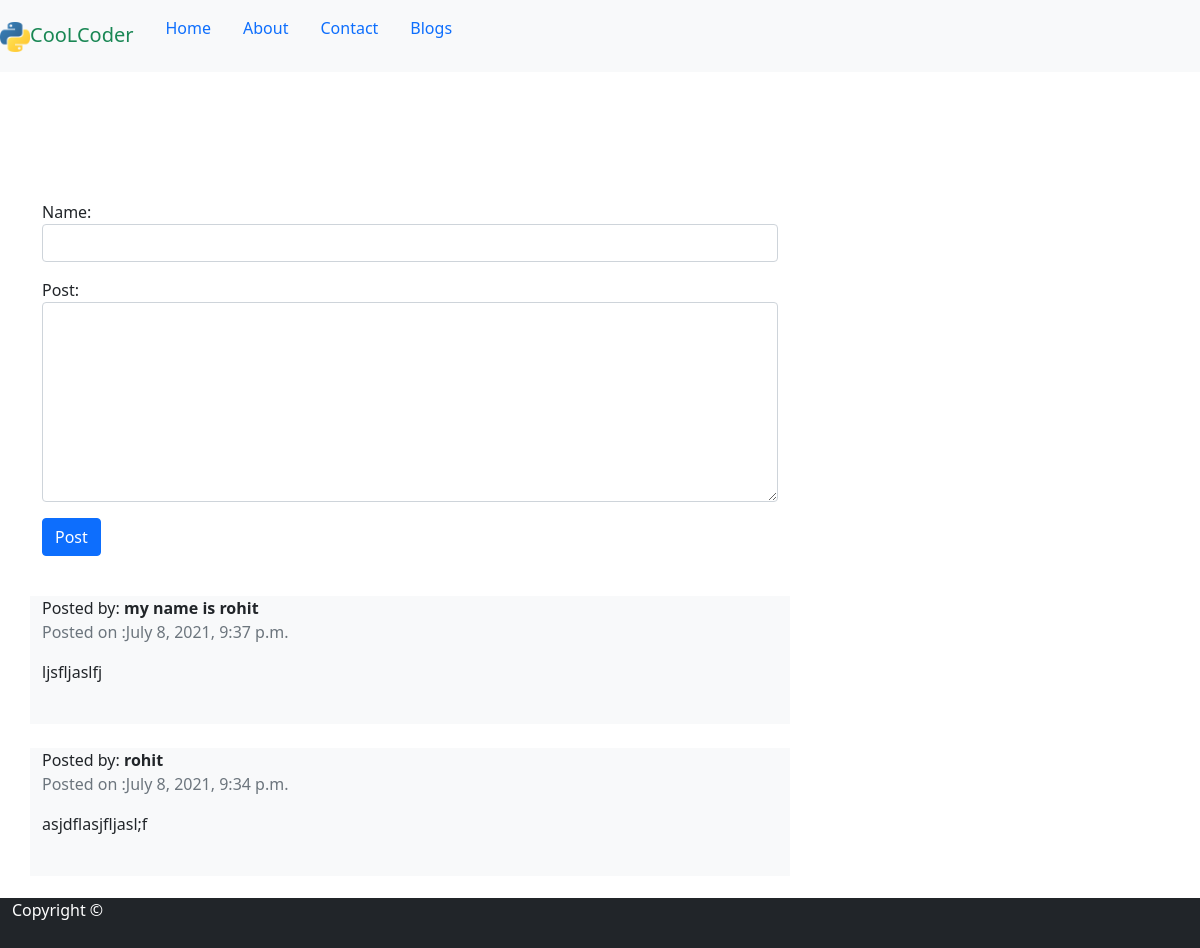
/blogs/, run on an earlier commit of the app's database.
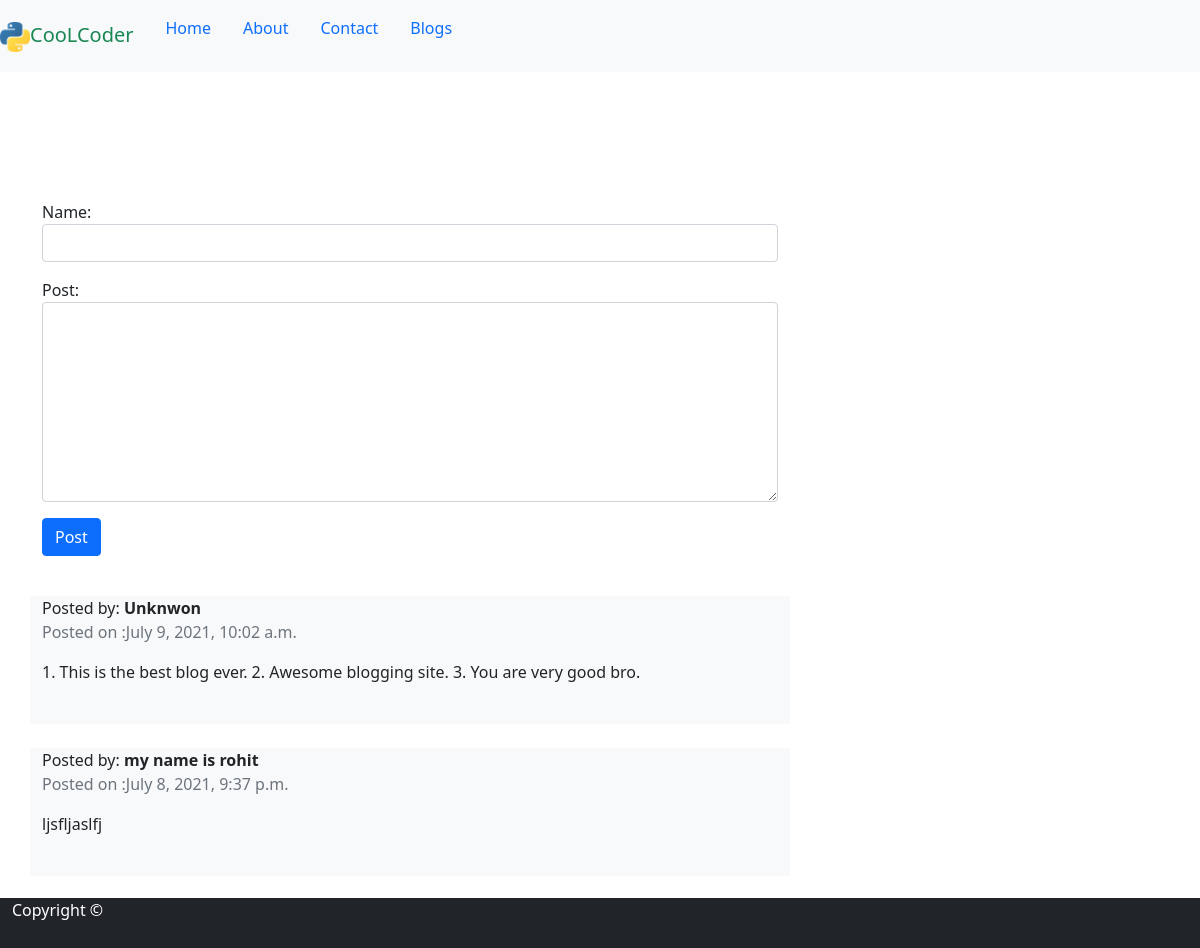
And on a later commit of the database.
### blog_app/models.py (models this page shows, shortened)
class ShowData(models.Model):
    name=models.CharField(max_length=100)
    post=models.TextField()
    date=models.DateTimeField(auto_now_add=True)
    class Meta:
        ordering=['-date']

### blog_app/views.py (the view)
# urls.py: path('',views.blog,name='blog'),
def blog(request):
    fm=ShowDataForm()
    if request.method=='POST':
        fm=ShowDataForm(request.POST)
        if fm.is_valid():
            fm.save()
            return redirect('blog')
    else:
        data=ShowData.objects.all()[:2]
        return render(request, 'blog_app/blog.html',{'fm':fm,'data':data})

### blog_app/forms.py
class ShowDataForm(forms.ModelForm):
    class Meta:
        model=ShowData
        fields="__all__"
        widgets = {'name':forms.TextInput(attrs={'class':'form-control'}),'post': forms.Textarea(attrs={'class':'form-control','style':'height:200px;'})}

### templates/blog_app/blog.html (shortened to what this page needs)
{%extends 'base.html'%}
{%block body%}
    <div class='container'>
        <div class='row'>
            <div class='col-md-8'>
                <form method='post'>
                    {{fm.as_p}}
                    <input type='submit' value='Post' class='btn btn-primary'>
                </form>
            </div>
        </div>
    </div>
<br>
<div class='container'>
    {%for data in data%}
            <div class='row'>
                <div class='col-md-8 bg-light'>
                Posted by: <strong>{{data.name}}</strong><br>
                    <p class='text-muted'>Posted on :{{data.date}}</p>
                    <p>{{data.post}}</p><br>
                </div>
            </div>
        <br>
    {%endfor%}
</div>
{%endblock%}

What changed in the data, as far as the page shows it:
no longer on this page (row unchanged): ShowData: name "rohit", date "July 8, 2021, 9:34 p.m.", post "asjdflasjfljasl;f"
added ShowData: name "Unknwon", date "July 9, 2021, 10:02 a.m.", post "1. This is the best blog ever. 2. Awesome blogging site. 3. You are very good bro."
